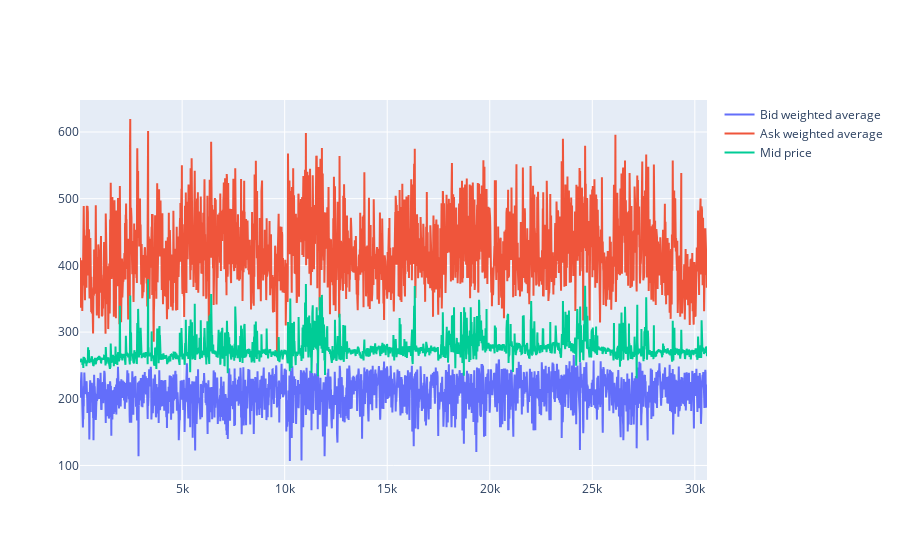

The code cell stored with this chart in its notebook:
### Markdown cell above
## Data visualization

### Code cell
# Plot the data
fig = make_subplots(rows=1, cols=1)
fig.add_trace(go.Scatter(x=data.time, y=data.bid_weighted_average, name='Bid weighted average'), row=1, col=1)
fig.add_trace(go.Scatter(x=data.time, y=data.ask_weighted_average, name='Ask weighted average'), row=1, col=1)
fig.add_trace(go.Scatter(x=data.time, y=data.mid_price, name='Mid price'), row=1, col=1)

### Figure 1 — Plotly figure (JSON) as saved in the notebook; plotly's stock layout.template omitted (floating-point values rounded to 4 significant figures; data arrays with more than 128 entries replaced by an {"elided": "..."} marker saying what was removed)
{"data": [{"name": "Bid weighted average", "type": "scatter", "x": {"elided": "3021 float values"}, "xaxis": "x", "y": {"elided": "3021 float values"}, "yaxis": "y"}, {"name": "Ask weighted average", "type": "scatter", "x": {"elided": "3021 float values"}, "xaxis": "x", "y": {"elided": "3021 float values"}, "yaxis": "y"}, {"name": "Mid price", "type": "scatter", "x": {"elided": "3021 float values"}, "xaxis": "x", "y": {"elided": "3021 float values"}, "yaxis": "y"}], "layout": {"xaxis": {"anchor": "y", "domain": [0, 1]}, "yaxis": {"anchor": "x", "domain": [0, 1]}}}
